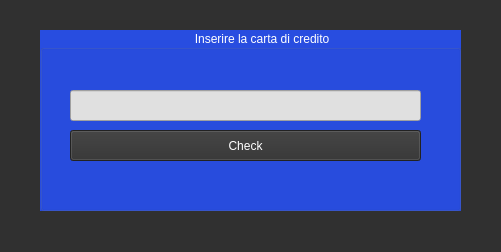
<?xml version="1.0" encoding="UTF-8"?>
<ui version="4.0">
 <class>MainWindow</class>
 <widget class="QMainWindow" name="MainWindow">
  <property name="geometry">
   <rect>
    <x>0</x>
    <y>0</y>
    <width>501</width>
    <height>252</height>
   </rect>
  </property>
  <property name="windowTitle">
   <string>MainWindow</string>
  </property>
  <property name="styleSheet">
   <string notr="true">background-color:rgb(48, 48, 48);
color:#ffffff;</string>
  </property>
  <widget class="QWidget" name="centralwidget">
   <widget class="QGroupBox" name="groupBox">
    <property name="geometry">
     <rect>
      <x>40</x>
      <y>30</y>
      <width>421</width>
      <height>181</height>
     </rect>
    </property>
    <property name="styleSheet">
     <string notr="true">background-color:#284de0</string>
    </property>
    <property name="title">
     <string>                                              Inserire la carta di credito</string>
    </property>
    <widget class="QLineEdit" name="lineEdit">
     <property name="geometry">
      <rect>
       <x>30</x>
       <y>60</y>
       <width>351</width>
       <height>31</height>
      </rect>
     </property>
     <property name="styleSheet">
      <string notr="true">background-color:#e0e0e0;
color:#000000;</string>
     </property>
    </widget>
    <widget class="QPushButton" name="pushButton_out">
     <property name="geometry">
      <rect>
       <x>30</x>
       <y>100</y>
       <width>351</width>
       <height>31</height>
      </rect>
     </property>
     <property name="styleSheet">
      <string notr="true">background-color:rgb(48, 48, 48);
color:rgb(255, 255, 255);</string>
     </property>
     <property name="text">
      <string>Check</string>
     </property>
    </widget>
   </widget>
  </widget>
  <widget class="QMenuBar" name="menubar">
   <property name="geometry">
    <rect>
     <x>0</x>
     <y>0</y>
     <width>501</width>
     <height>20</height>
    </rect>
   </property>
  </widget>
  <widget class="QStatusBar" name="statusbar"/>
 </widget>
 <resources/>
 <connections/>
</ui>
